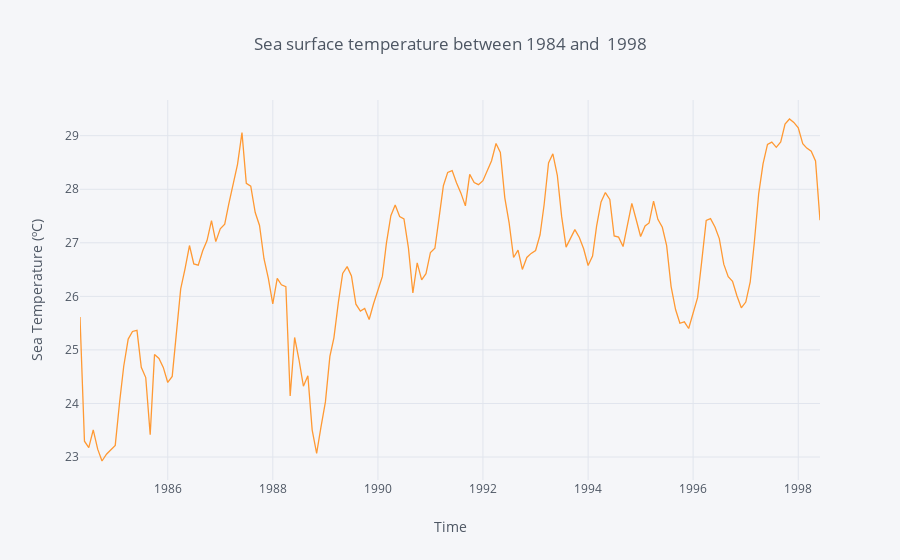

Here is the notebook cell this chart was saved with:
### Markdown cell above
#### Finally, we plot the cleaned and ready-to-analyze data

### Code cell
y_rev.iplot(kind='line', xTitle='Time',
           yTitle='Sea Temperature (ºC)', title='Sea surface temperature between 1984 and  1998')

### Figure 1 — Plotly figure (JSON) as saved in the notebook; plotly's stock layout.template omitted (floating-point values rounded to 4 significant figures; data arrays with more than 128 entries replaced by an {"elided": "..."} marker saying what was removed)
{"data": [{"line": {"color": "rgba(255, 153, 51, 1.0)", "dash": "solid", "shape": "linear", "width": 1.3}, "mode": "lines", "name": "s.s.temp.", "text": "", "type": "scatter", "uid": "c8f49de0-b34c-44be-b119-ccdc4ecb5f4e", "x": {"elided": "170 str values"}, "y": {"elided": "170 float values"}}], "layout": {"legend": {"bgcolor": "#F5F6F9", "font": {"color": "#4D5663"}}, "paper_bgcolor": "#F5F6F9", "plot_bgcolor": "#F5F6F9", "title": {"font": {"color": "#4D5663"}, "text": "Sea surface temperature between 1984 and  1998"}, "xaxis": {"gridcolor": "#E1E5ED", "showgrid": true, "tickfont": {"color": "#4D5663"}, "title": {"font": {"color": "#4D5663"}, "text": "Time"}, "zerolinecolor": "#E1E5ED"}, "yaxis": {"gridcolor": "#E1E5ED", "showgrid": true, "tickfont": {"color": "#4D5663"}, "title": {"font": {"color": "#4D5663"}, "text": "Sea Temperature (ºC)"}, "zerolinecolor": "#E1E5ED"}}}
